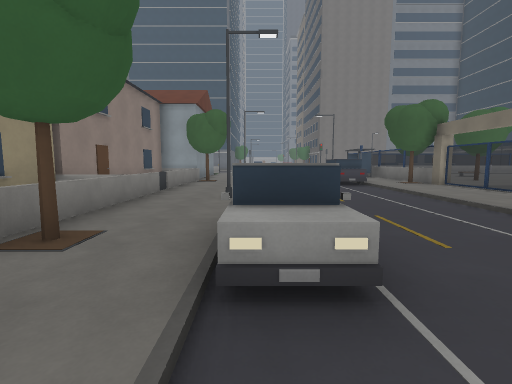
View 1 (above)

24 first-person views from a walk through a Godot game level. The camera is 1.5 m above the floor, tilts 6° down and sees 85° across. Doors that lead somewhere are drawn open, without their leaves. The floor is counted in squares, 2 m on a side. Each view is taken from the middle of a square. On the plan, view 1 faces up. The plan holds only what a view shows up to about 10 squares ahead; the rest is blank. The place goes on beyond the plan.

View 2
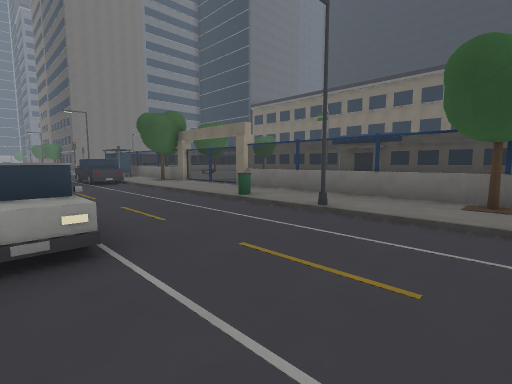

View 3
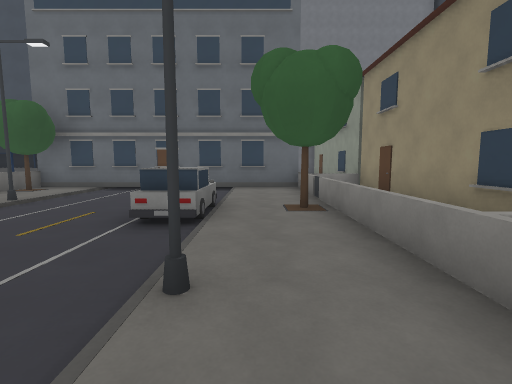

View 4
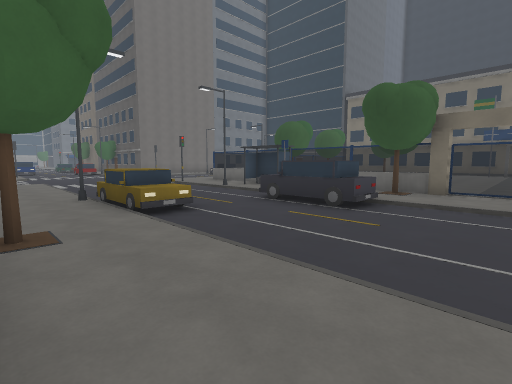

View 5
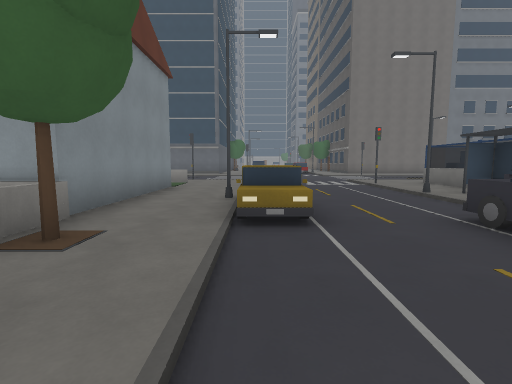

View 6
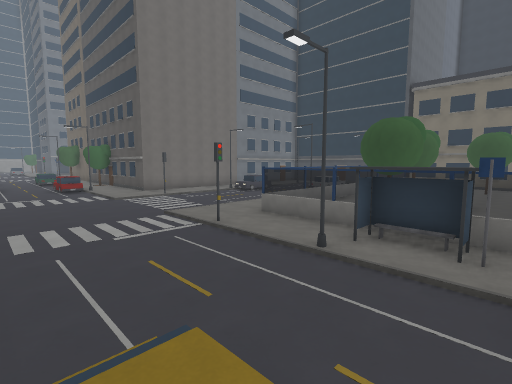

View 7
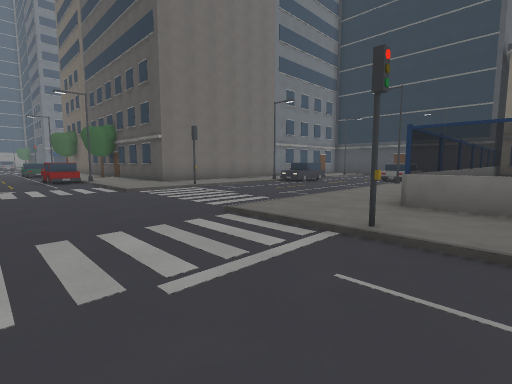

View 8
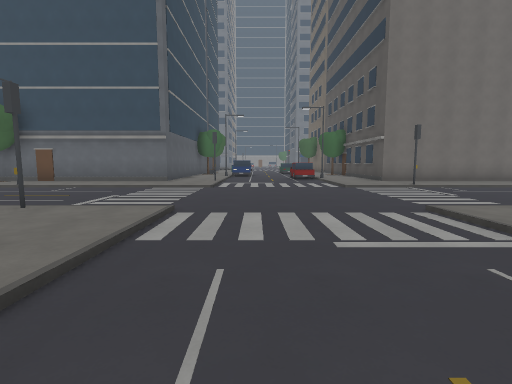

View 9
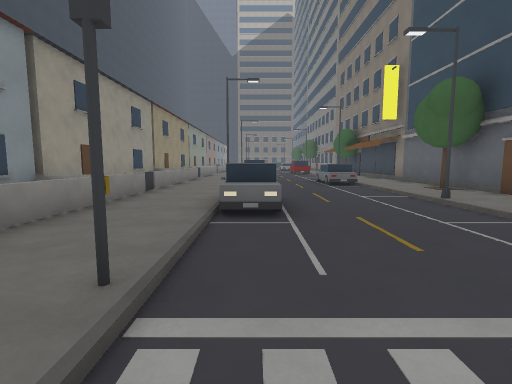

View 10
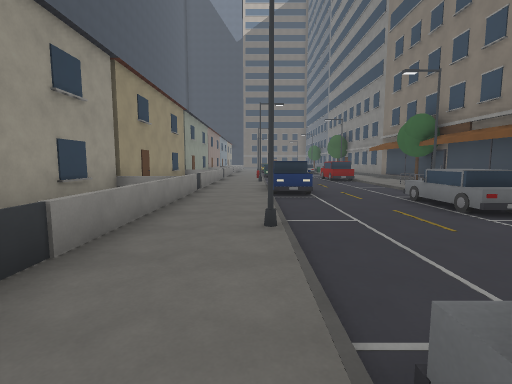

View 11
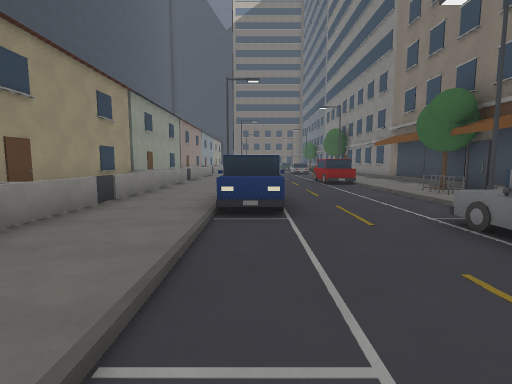

View 12
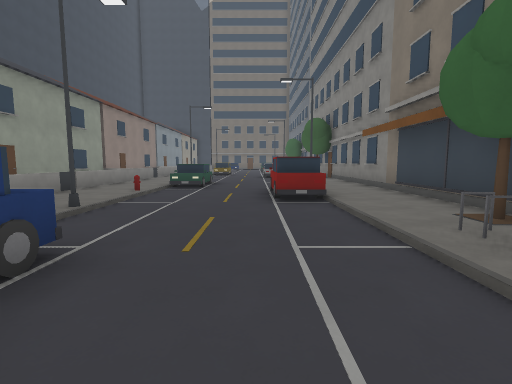

View 13
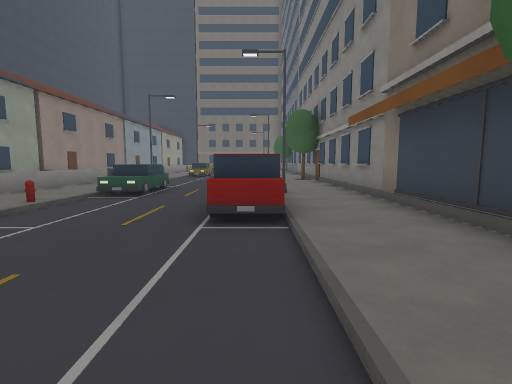

View 14
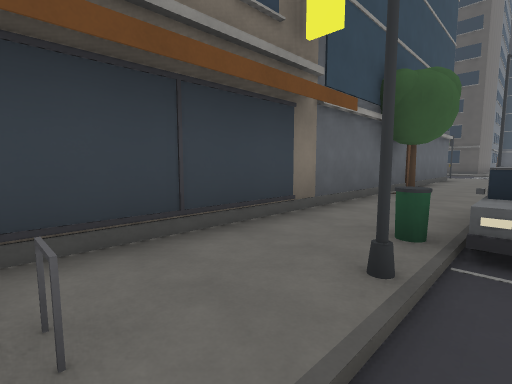

View 15
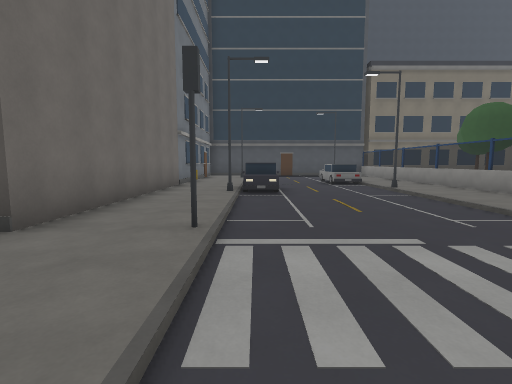

View 16
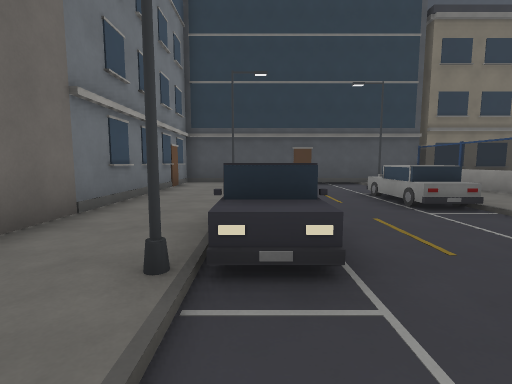

View 17
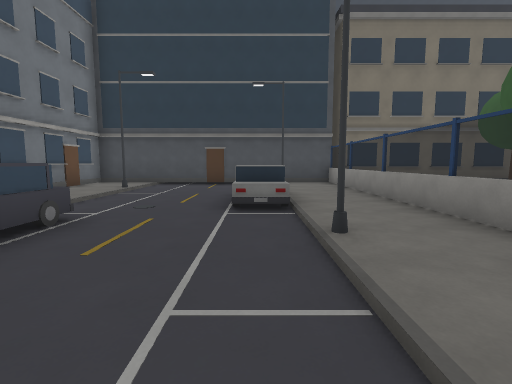

View 18
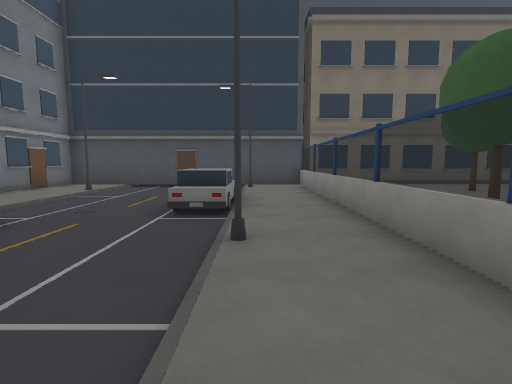

View 19
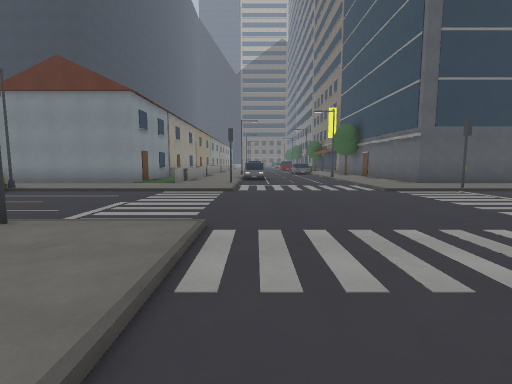

View 20
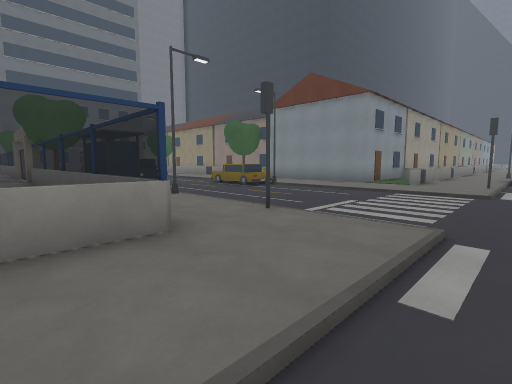

View 21
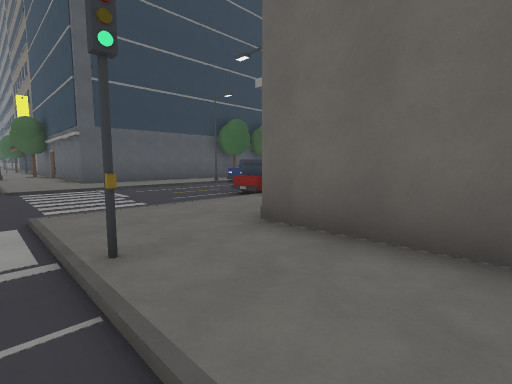

View 22
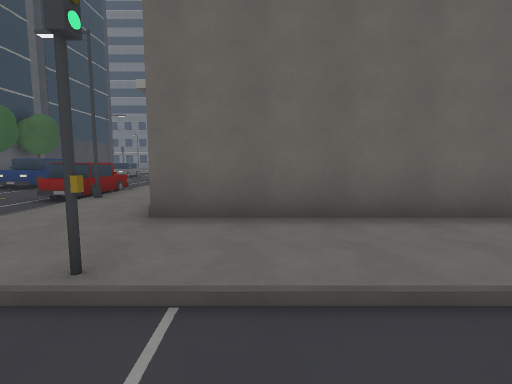

View 23
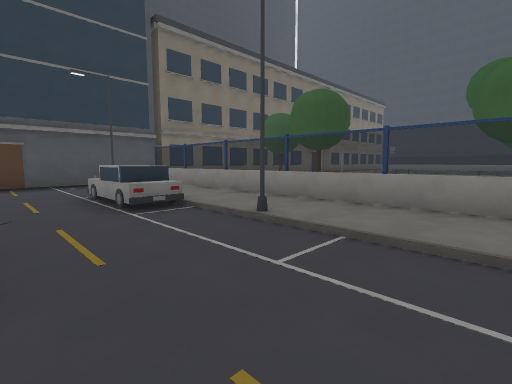

View 24
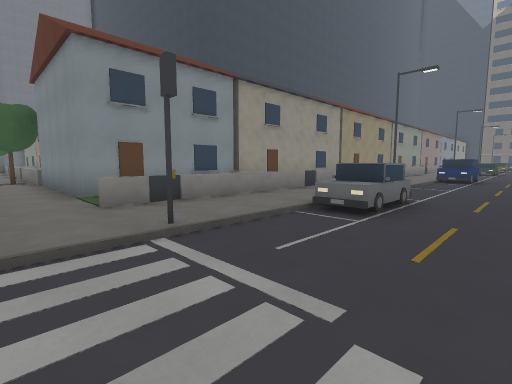

### Floor plan
Key: @ floor where view 1 was taken; # wall or solid block; . main floor; : floor 0.25 m higher than the main floor; / step, stairs or slope; D closed door; = window, fence, low wall or low ledge; ^ raised ledge; C car; T tree; P pillar; H thing the floor can be seen under or through; S streetlight; B bin; L pole; A box; Y hydrant; O other object.
Columns run from 24 left of view 1 to 18 right of it. Each row starts with its distance up from view 1.
 27                      #::...CS:
 26 ################ #####:O....::#############
 25 ::::::::T:::::::TD::::::....::::::::::::D:#
 24 :::S::::==:SB:::::S:::::....:AL:::S:::::S:#
 23     CC......CC/...................CC......#
 22  .........................................D
 21 ..........................................D
 20 .CC/.....CCC......CC.................CC...#
 19  :::Y::S:::::::S:::::L::....:::::::S:::::S#
 18 ::::::::::::::::::::::::....::::::::::::::#
 17 ^=====^=====^=====^===::....L:============#
 16 ####D#####D#####D####D::....::=           #
 15                     ##::....::=           #
 14                      #::....S##       ::::#
 13                      #:SC...:##  ::::::T::#
 12                      #::/...:O=  :::    ::#
 11                      =::...C  =          :#
 10                     # T:...C::=:T:        #
  9                     # ::....:TP::::
  8                     # ::....::H::::
  7                     D ::....::H:
  6                     # ::....::
  5                     #=:S....::P
  4                     # ::....::=
  3                     # ::C...B:#
  2                     # T:C...::=
  1                     D ::....S:#
  0                     # ::@...::=
 -1                     #=::....:T=
 -2                     # ####D####
 -3                     #

Where each view was taken, in squares from view 1:
view 1: 0 up, 0 right, facing up
view 2: 1 down, 0 right, facing up-right
view 3: 7 up, 1 left, facing down
view 4: 7 up, 2 left, facing up-right
view 5: 8 up, 0 right, facing up
view 6: 12 up, 0 right, facing up-right
view 7: 16 up, 1 right, facing up-right
view 8: 15 up, 1 right, facing up
view 9: 20 up, 1 left, facing left
view 10: 19 up, 6 left, facing left
view 11: 20 up, 9 left, facing left
view 12: 22 up, 13 left, facing left
view 13: 23 up, 15 left, facing left
view 14: 23 up, 15 left, facing up-right
view 15: 23 up, 3 right, facing right
view 16: 23 up, 8 right, facing right
view 17: 20 up, 8 right, facing right
view 18: 19 up, 8 right, facing right
view 19: 20 up, 7 right, facing left
view 20: 20 up, 7 right, facing down-left
view 21: 23 up, 8 right, facing up-left
view 22: 22 up, 7 right, facing up
view 23: 22 up, 8 right, facing down-right
view 24: 22 up, 1 left, facing down-left
